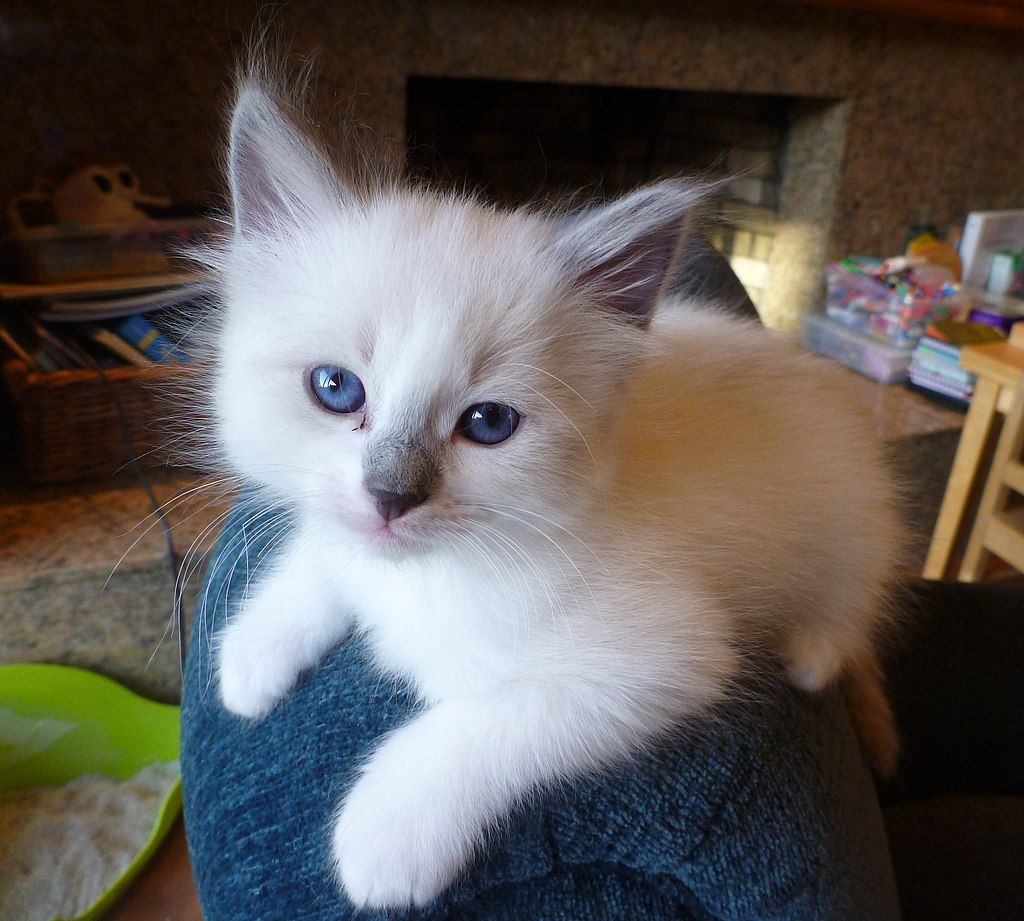
#> input picture Notebook/data/input_images/Juvenile_Ragdoll.jpg, 1024 x 921 px; its folder holds only this picture in this run
$ jupyter execute --allow-errors image_processing.ipynb
#> lines starting #> are read from the running program, lines starting #| are printed output that depends on the picture
[cell 1]
import os
import sys
import cv2
import numpy as np
import time
from numba import cuda
import matplotlib.pyplot as plt

# Add the 'src' folder to the Python path
src_path = os.path.abspath(os.path.join("..", "src"))
sys.path.append(src_path)

# Now import the modules
#> (the rest of this cell did not finish here and is left out)

[cell 2]
# Function to process images
def process_image(input_image):
    output_image_hist_eq = np.zeros_like(input_image, dtype=np.uint8)
    output_image_edge = np.zeros_like(input_image, dtype=np.uint8)

    hist = np.zeros(256, dtype=np.int32)
    for value in input_image.ravel():
        hist[value] += 1

    cdf = hist.cumsum()
    cdf_min = cdf[np.nonzero(cdf)[0][0]]
    total_pixels = input_image.size

    d_input_image = cuda.to_device(input_image)
    d_output_hist_eq = cuda.to_device(output_image_hist_eq)
    d_output_edge = cuda.to_device(output_image_edge)

    threads_per_block = (16, 16)
    blocks_per_grid_x = (input_image.shape[0] + threads_per_block[0] - 1) // threads_per_block[0]
    blocks_per_grid_y = (input_image.shape[1] + threads_per_block[1] - 1) // threads_per_block[1]
    blocks_per_grid = (blocks_per_grid_x, blocks_per_grid_y)

    histogram_equalization[blocks_per_grid, threads_per_block](
        d_input_image, d_output_hist_eq, hist, cdf_min, total_pixels
    )
    edge_detection[blocks_per_grid, threads_per_block](
        d_input_image, d_output_edge, d_sobel_x, d_sobel_y
    )

    output_image_hist_eq = d_output_hist_eq.copy_to_host()
    output_image_edge = d_output_edge.copy_to_host()

    return output_image_hist_eq, output_image_edge

[cell 3]
# Main processing function
def main(input_folder, output_folder):
#> called with input_folder = 'data/input_images', output_folder = 'data/output_images'
    os.makedirs(output_folder, exist_ok=True)

    for image_name in os.listdir(input_folder):
        input_path = os.path.join(input_folder, image_name)
        output_path_hist_eq = os.path.join(output_folder, f"hist_eq_{image_name}")
        output_path_edge = os.path.join(output_folder, f"edge_{image_name}")

        input_image = cv2.imread(input_path, cv2.IMREAD_GRAYSCALE)
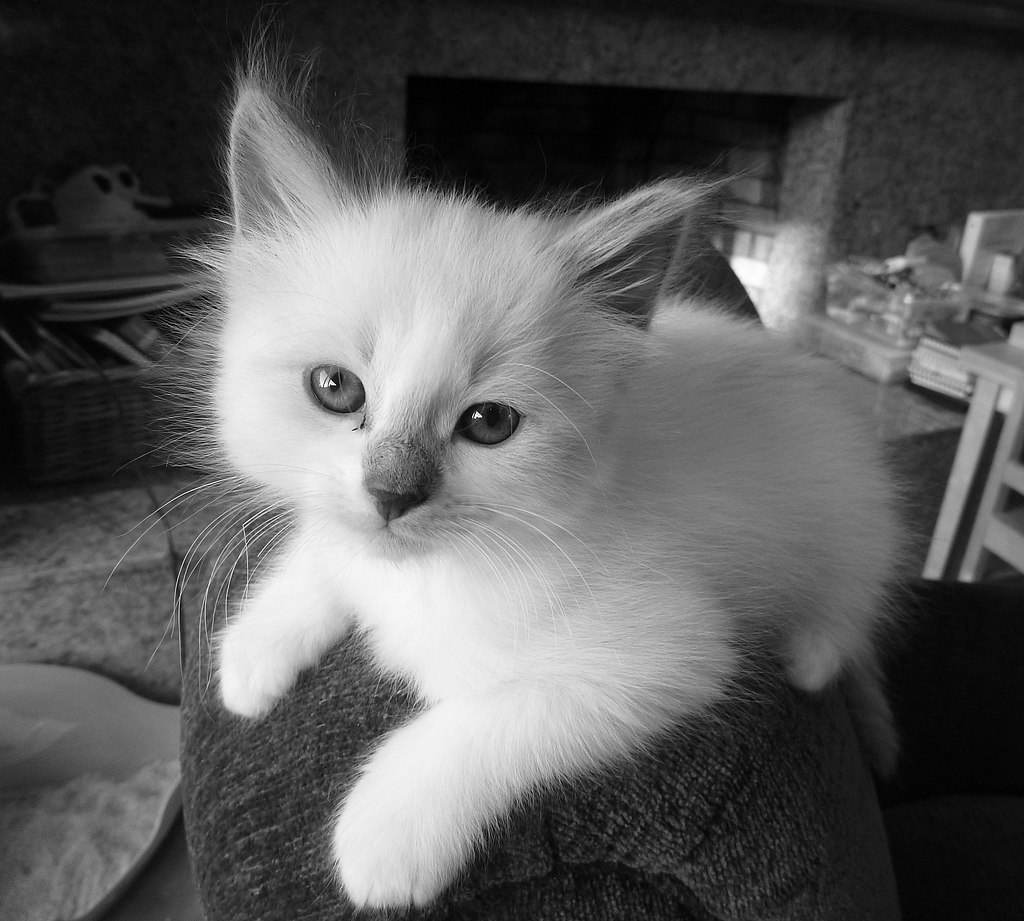
#> input_image: shape (921, 1024); min 0, max 255, mean 92.2
        if input_image is None:
            print(f"Skipping invalid image: {input_path}")
            continue

        print(f"Processing {image_name} with dimensions: {input_image.shape}")
#| Processing Juvenile_Ragdoll.jpg with dimensions: (921, 1024)

        start_time = time.time()
        hist_eq_image, edge_image = process_image(input_image)
#> the loop in process_image, `for value in input_image.ravel():` made 943104 passes
#> value on passes 1 to 3: 8, 9, 11
#> after the loop in process_image, `for value in input_image.ravel():`: hist = 256 values, max 11714 at index 15, min 8 at index 254, mean 3684
#> in process_image, `cdf = hist.cumsum()`: cdf = 256 values from 175 to 943104
#> in process_image, `cdf_min = cdf[np.nonzero(cdf)[0][0]]`: cdf_min = 175
        processing_time = time.time() - start_time

        print(f"Processed {image_name} in {processing_time:.2f} seconds")

        cv2.imwrite(output_path_hist_eq, hist_eq_image)
        cv2.imwrite(output_path_edge, edge_image)

        plt.figure(figsize=(12, 6))
        plt.subplot(1, 3, 1)
        plt.title("Input Image")
        plt.imshow(input_image, cmap="gray")

        plt.subplot(1, 3, 2)
        plt.title("Histogram Equalized")
        plt.imshow(hist_eq_image, cmap="gray")

        plt.subplot(1, 3, 3)
        plt.title("Edge Detected")
        plt.imshow(edge_image, cmap="gray")

        plt.tight_layout()
        plt.show()

[cell 4]
if __name__ == "__main__":
    input_folder = "data/input_images"
    output_folder = "data/output_images"
    main(input_folder, output_folder)
#> (the call stopped at in process_image, `d_input_image = cuda.to_device(input_image)`: numba is not available in this run)

$ run again, on Notebook/data/input_images/input_image_l.jpg
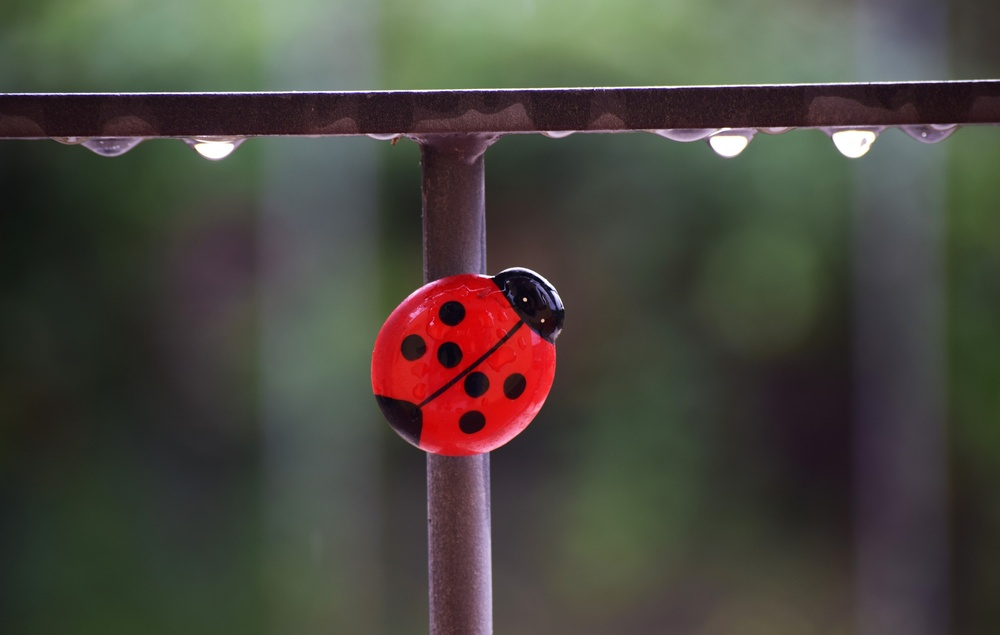
#> input picture Notebook/data/input_images/input_image_l.jpg, 1000 x 635 px, shrunk from 3840 x 2440 before the run
#> in main, `input_image = cv2.imread(input_path, cv2.IMREAD_GRAYSCALE)`:
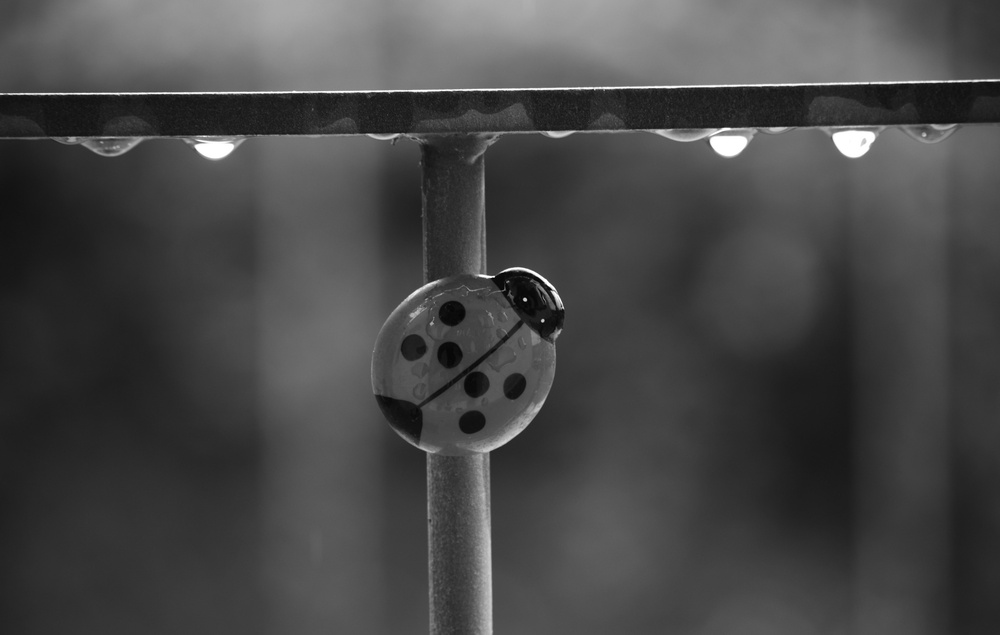
#> input_image: shape (635, 1000); min 0, max 255, mean 71.1
#| Processing input_image_l.jpg with dimensions: (635, 1000)
#> the loop in process_image, `for value in input_image.ravel():` made 635000 passes
#> value on passes 1 to 3: 69, 70, 70
#> after the loop in process_image, `for value in input_image.ravel():`: hist = 256 values, max 11281 at index 63, min 1 at index 0, mean 2480.5
#> cdf = 256 values from 1 to 635000
#> cdf_min = 1
